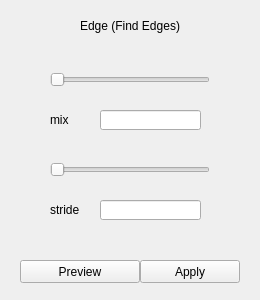
<?xml version="1.0" encoding="UTF-8"?>
<ui version="4.0">
 <class>EdgeWidget</class>
 <widget class="QWidget" name="EdgeWidget">
  <property name="geometry">
   <rect>
    <x>0</x>
    <y>0</y>
    <width>260</width>
    <height>300</height>
   </rect>
  </property>
  <property name="windowTitle">
   <string>Form</string>
  </property>
  <widget class="QPushButton" name="applyBtn">
   <property name="geometry">
    <rect>
     <x>140</x>
     <y>260</y>
     <width>100</width>
     <height>23</height>
    </rect>
   </property>
   <property name="text">
    <string>Apply</string>
   </property>
  </widget>
  <widget class="QPushButton" name="previewBtn">
   <property name="geometry">
    <rect>
     <x>20</x>
     <y>260</y>
     <width>120</width>
     <height>23</height>
    </rect>
   </property>
   <property name="text">
    <string>Preview</string>
   </property>
  </widget>
  <widget class="QLabel" name="label">
   <property name="geometry">
    <rect>
     <x>80</x>
     <y>10</y>
     <width>101</width>
     <height>31</height>
    </rect>
   </property>
   <property name="text">
    <string>Edge (Find Edges)</string>
   </property>
  </widget>
  <widget class="QLabel" name="label_2">
   <property name="geometry">
    <rect>
     <x>50</x>
     <y>110</y>
     <width>41</width>
     <height>20</height>
    </rect>
   </property>
   <property name="text">
    <string>mix</string>
   </property>
  </widget>
  <widget class="QSlider" name="mixSlider">
   <property name="geometry">
    <rect>
     <x>50</x>
     <y>70</y>
     <width>160</width>
     <height>19</height>
    </rect>
   </property>
   <property name="maximum">
    <number>100</number>
   </property>
   <property name="orientation">
    <enum>Qt::Horizontal</enum>
   </property>
  </widget>
  <widget class="QLineEdit" name="mixEdit">
   <property name="geometry">
    <rect>
     <x>100</x>
     <y>110</y>
     <width>101</width>
     <height>20</height>
    </rect>
   </property>
   <property name="inputMethodHints">
    <set>Qt::ImhDigitsOnly</set>
   </property>
  </widget>
  <widget class="QSlider" name="strideSlider">
   <property name="geometry">
    <rect>
     <x>50</x>
     <y>160</y>
     <width>160</width>
     <height>19</height>
    </rect>
   </property>
   <property name="maximum">
    <number>100</number>
   </property>
   <property name="orientation">
    <enum>Qt::Horizontal</enum>
   </property>
  </widget>
  <widget class="QLineEdit" name="strideEdit">
   <property name="geometry">
    <rect>
     <x>100</x>
     <y>200</y>
     <width>101</width>
     <height>20</height>
    </rect>
   </property>
   <property name="inputMethodHints">
    <set>Qt::ImhDigitsOnly</set>
   </property>
  </widget>
  <widget class="QLabel" name="label_3">
   <property name="geometry">
    <rect>
     <x>50</x>
     <y>200</y>
     <width>41</width>
     <height>20</height>
    </rect>
   </property>
   <property name="text">
    <string>stride</string>
   </property>
  </widget>
 </widget>
 <resources/>
 <connections/>
</ui>
